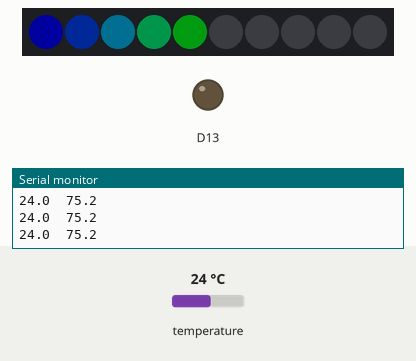
A sketch run on a simulated Adafruit Circuit Playground Express. Parts: 10 RGB LEDs in strip order, left to right, output pins drawn as LEDs (lit = HIGH), the last lines printed to the serial monitor. The test bench sets the inputs (shaded band); at power-on: temperature 24 °C. Dim RGB values are drawn brighter than linear.

Above: at 1.3 s.
1.4 s: temperature set to 12 °C
At 2.6 s:
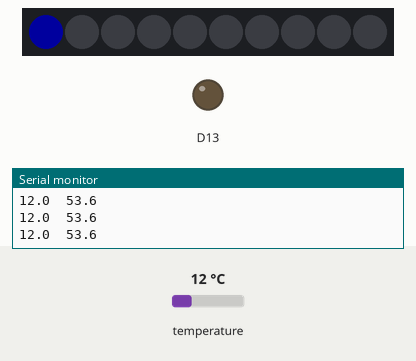
3.0 s: temperature set to 33 °C
At 4.0 s:
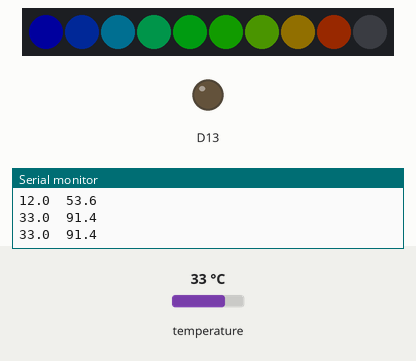
4.5 s: temperature set to 41 °C
At 5.6 s:
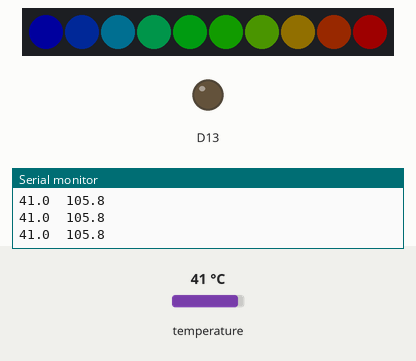
Timing chart, 0 to 7.5 s (numbered marks = the images above; inputs shaded):
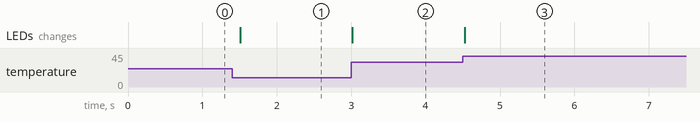

The sketch:

TempDemo.ino
```cpp
/*
 * TempDemo - Circuit Playground Express
 *
 * Affichage de la temperature sur les LEDs.
 *
 * Board: Adafruit Circuit Playground Express
 * FQBN: adafruit:samd:adafruit_circuitplayground_m0
 *
 * @dependencies Adafruit_CircuitPlayground
 */

#include <Adafruit_CircuitPlayground.h>

void setup() {
  CircuitPlayground.begin();
  CircuitPlayground.setBrightness(30);
  Serial.begin(115200);
  while (!Serial) delay(10);
  Serial.println("Temperature - Circuit Playground Express");
  Serial.println("Celsius\tFahrenheit");
}

void loop() {
  float tempC = CircuitPlayground.temperature();
  float tempF = tempC * 1.8 + 32;

  // Affichage série
  Serial.print(tempC, 1);
  Serial.print("\t");
  Serial.println(tempF, 1);

  // LEDs : dégradé selon la température (15-35°C)
  // Bleu = froid, Vert = confortable, Rouge = chaud
  CircuitPlayground.clearPixels();

  int numLeds = map(constrain(tempC, 15, 35), 15, 35, 1, 10);

  for (int i = 0; i < numLeds; i++) {
    uint8_t r, g, b;
    float ratio = (float)i / 9.0;

    if (ratio < 0.5) {
      // Bleu -> Vert
      b = 255 * (1 - ratio * 2);
      g = 255 * (ratio * 2);
      r = 0;
    } else {
      // Vert -> Rouge
      b = 0;
      g = 255 * (1 - (ratio - 0.5) * 2);
      r = 255 * ((ratio - 0.5) * 2);
    }
    CircuitPlayground.setPixelColor(i, r, g, b);
  }

  delay(500);
}
```

Measured:
- after the input at 1.4 s, the LEDs: change after 0.11 s (image 1)
- after the input at 3.0 s, the LEDs: change at once (image 2)
- after the input at 4.5 s, the LEDs: change at once (image 3)
